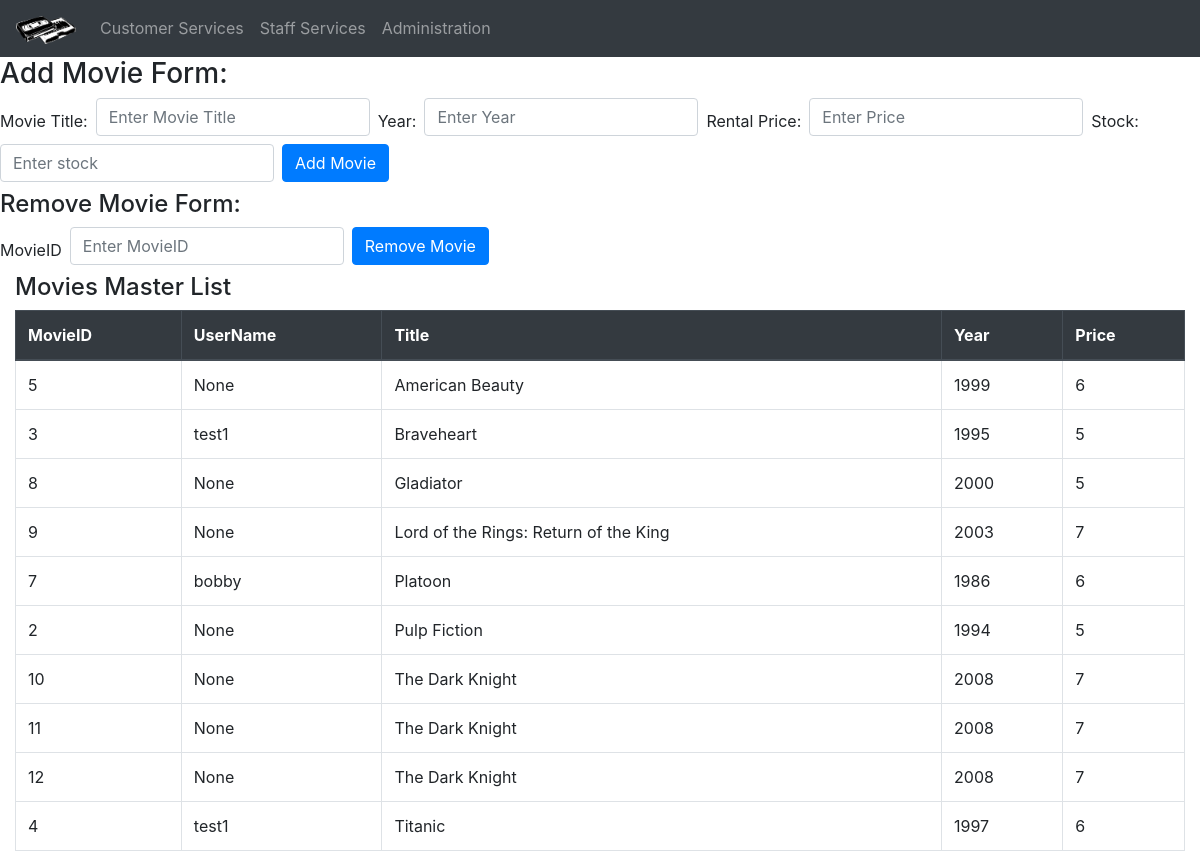
Page /staff/ on the committed database.
### tables this page shows
CREATE TABLE movies (movieID INTEGER PRIMARY KEY ASC, title TEXT, year INT, price INT, stock INT, rentedby TEXT);

### prototype.py (the view)
@app.route('/staff/')
def staffpage():
	con=sql.connect('videodb.db')
	con.row_factory=sql.Row
	cur=con.cursor()
	cur.execute("SELECT * FROM movies ORDER BY title ASC")
	_rows=cur.fetchall()
	return render_template('staff_portal.html', rows=_rows)

### templates/staff_portal.html (shortened to what this page needs)
{% extends "bootstrap/base.html" %}
{% block styles%}
<link rel="stylesheet" href="https://stackpath.bootstrapcdn.com/bootstrap/4.3.1/css/bootstrap.min.css">
{% endblock %}
{% block navbar %}
<nav class="navbar navbar-expand-sm bg-dark navbar-dark">
  <a class="navbar-brand" href="home.html"><img src="/images/logo1.png" alt="Movie Rentals" style="width:60px;"></a>
  <ul class="navbar-nav">
    <li class="nav-item">
      <a class="nav-link" href="/customer/">Customer Services</a>
    </li>
    <li class="nav-item">
      <a class="nav-link" href="/staff/">Staff Services</a>
    <li class="nav-item">
      <a class="nav-link" href="/admin/">Administration</a>
    </li>
  </ul>
</nav>
{% endblock %}
{% block content %}
<h3>Add Movie Form:</h3>
     <form class="form-inline" action="{{ url_for('addmovie')}}" method = "POST">
  <label for="Movie Title" class="mr-sm-2">Movie Title:</label>
  <input type="Movie Title" class="form-control mb-2 mr-sm-2" placeholder="Enter Movie Title" id="Movie Title" name="mtitle">
  <label for="year" class="mr-sm-2">Year:</label>
  <input type="year" class="form-control mb-2 mr-sm-2" placeholder="Enter Year" id="year" name="myear">
  <label for="price" class="mr-sm-2">Rental Price:</label>
  <input type="price" class="form-control mb-2 mr-sm-2" placeholder="Enter Price" id="price" name="mprice">
  <label for="stock" class="mr-sm-2">Stock:</label>
  <input type="stock" class="form-control mb-2 mr-sm-2" placeholder="Enter stock" id="stock" name="mstock">
  <button type="submit" class="btn btn-primary mb-2">Add Movie</button>
</form>
<h4>Remove Movie Form:</h4>
<form class="form-inline" action="{{ url_for('removemovie')}}" method = "POST">
   <label for="mID" class="mr-sm-2">MovieID</label>
  <input type="mID" class="form-control mb-2 mr-sm-2" placeholder="Enter MovieID" id="mID" name="mID">
  <button type="submit" class="btn btn-primary mb-2">Remove Movie</button>
</form>
<div class="container-fluid">
<h4>Movies Master List</h4>
<table class="table table-bordered">
    <thead class="thead-dark">
        <tr>
            <th>MovieID</th>
            <th>UserName</th>
            <th>Title</th>
            <th>Year</th>
            <th>Price</th>
        </tr>
    </thead>
    {% for row in rows %}
    <tr>
        <td>{{ row["movieID"] }}</td>
        <td>{{ row["rentedby"] }}</td>
        <td>{{ row["title"] }}</td>
        <td>{{ row["year"] }}</td>
        <td>{{ row["price"] }}</td>
    </tr>
    {% endfor %}
</table>
</div>
{% endblock %}

### rows in the picture
movies: movieID "5", rentedby "None", title "American Beauty", year "1999", price "6"
movies: movieID "3", rentedby "test1", title "Braveheart", year "1995", price "5"
movies: movieID "8", rentedby "None", title "Gladiator", year "2000", price "5"
movies: movieID "9", rentedby "None", title "Lord of the Rings: Return of the King", year "2003", price "7"
movies: movieID "7", rentedby "bobby", title "Platoon", year "1986", price "6"
movies: movieID "2", rentedby "None", title "Pulp Fiction", year "1994", price "5"
movies: movieID "10", rentedby "None", title "The Dark Knight", year "2008", price "7"
movies: movieID "11", rentedby "None", title "The Dark Knight", year "2008", price "7"
movies: movieID "12", rentedby "None", title "The Dark Knight", year "2008", price "7"
movies: movieID "4", rentedby "test1", title "Titanic", year "1997", price "6"
